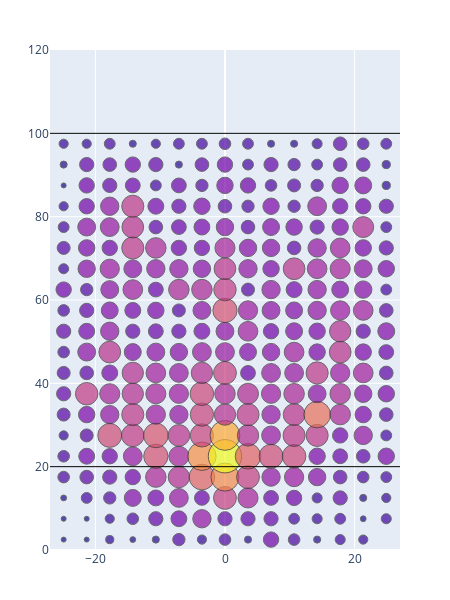

The code cell stored with this chart in its notebook:
### Code cell
shot_plot('phoenix', 15, 20)

### Figure 1 — Plotly figure (JSON) as saved in the notebook; plotly's stock layout.template omitted (floating-point values rounded to 4 significant figures; data arrays with more than 128 entries replaced by an {"elided": "..."} marker saying what was removed)
{"data": [{"hovertemplate": "Count: %{text}<extra></extra>", "marker": {"color": {"elided": "300 int values"}, "line": {"color": "#333333", "width": 1}, "size": {"elided": "300 int values"}, "sizemin": 2.5, "sizemode": "area", "sizeref": 0.1188, "symbol": "circle"}, "mode": "markers", "name": "markers", "text": {"elided": "300 str values"}, "type": "scatter", "x": {"elided": "300 float values"}, "y": {"elided": "300 float values"}}], "layout": {"height": 600, "margin": {"b": 50, "l": 50, "r": 50, "t": 50}, "shapes": [{"line": {"color": "black", "width": 1}, "type": "line", "x0": -27, "x1": 27, "y0": 20, "y1": 20}, {"line": {"color": "black", "width": 1}, "type": "line", "x0": -27, "x1": 27, "y0": 100, "y1": 100}], "showlegend": false, "width": 450, "xaxis": {"range": [-27, 27]}, "yaxis": {"range": [0, 120]}}}
